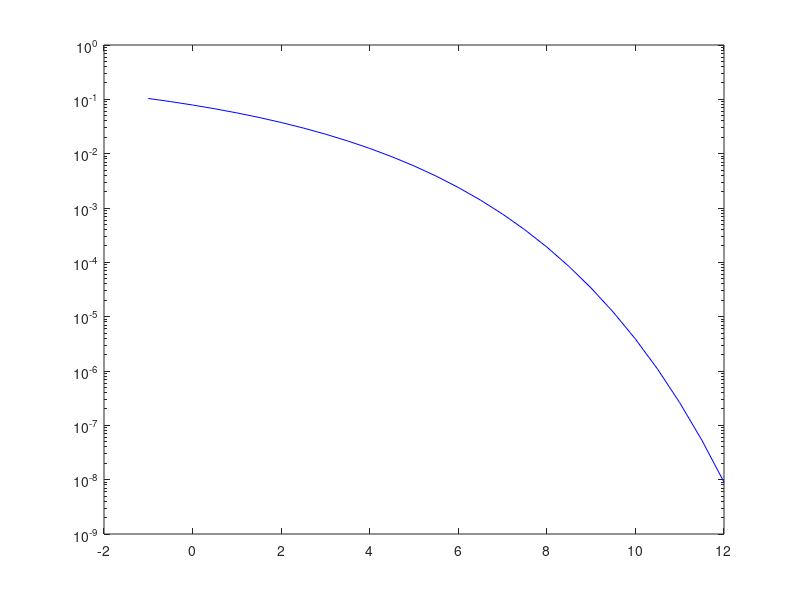

MATLAB code to generate this figure: (Note: this script raises an error after producing the figure.)
% plotting
clc
clf
clear all
close all

% ber1 is the result from the simulated coded transmission 
HARD1 = [0.268500000000000 0.225150000000000 0.197660000000000 0.165610000000000 0.133450000000000 0.100750000000000 0.0707700000000000 0.0491800000000000 0.0320700000000000 0.0211900000000000 0.0119900000000000 0.00622000000000000 0.00292000000000000 0.00138000000000000 0.000640000000000000 0.000333333333333333 8.58333333333333e-05 4.00000000000000e-05 9.70000000000000e-06 2.20000000000000e-06 7.00000000000000e-07 2.00000000000000e-07 0 0 0 0 0];
load BERuncoded.mat     % Loading uncoded transmission and all variables needed


theoryBER = 0.5*erfc(sqrt(10.^(EbN0/10)));
semilogy(EbN0,theoryBER,'blue')
hold on 
semilogy(EbN0,ber1,'ro-')
hold on


semilogy(EbN0,BER,'blueo')
legend 'Uncoded (theory)'  'Coded (simulation)' 'Uncoded (simulation)';
title('BER vs. E_{b}/N_{0} for QPSK')
xlabel('E_{b}/N_{0} [dB]')
ylabel('BER')
axis([-1 10 10^-5 1])
grid on
